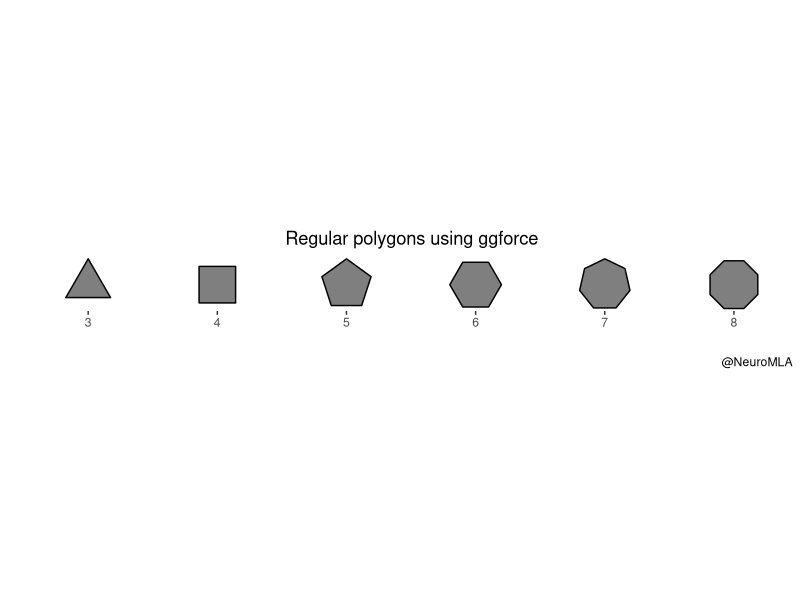
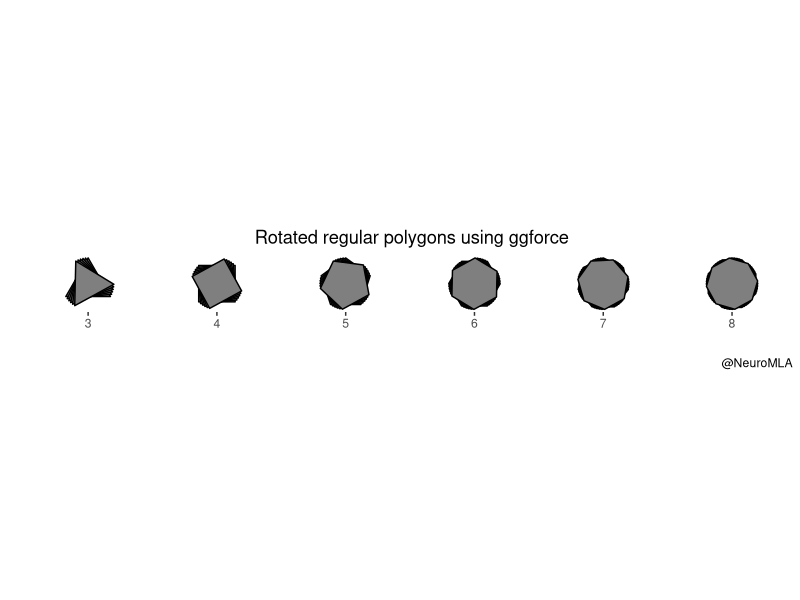
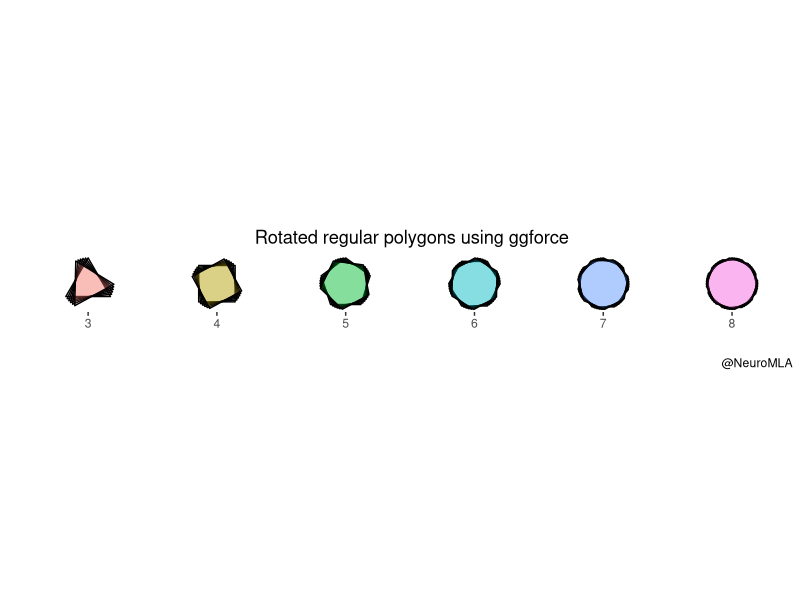
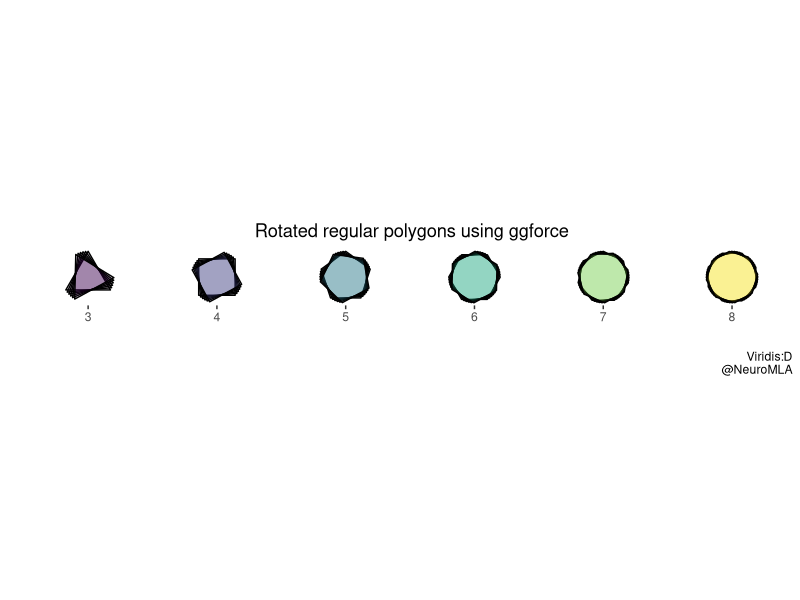
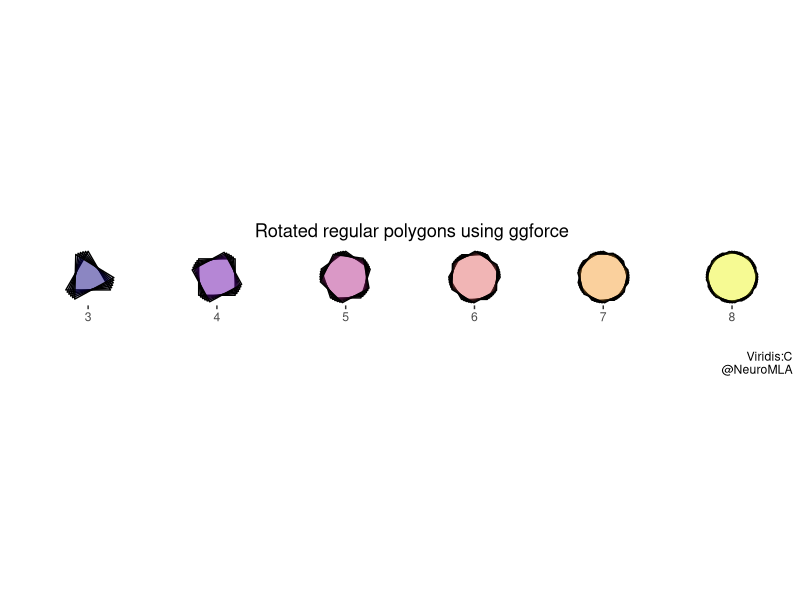
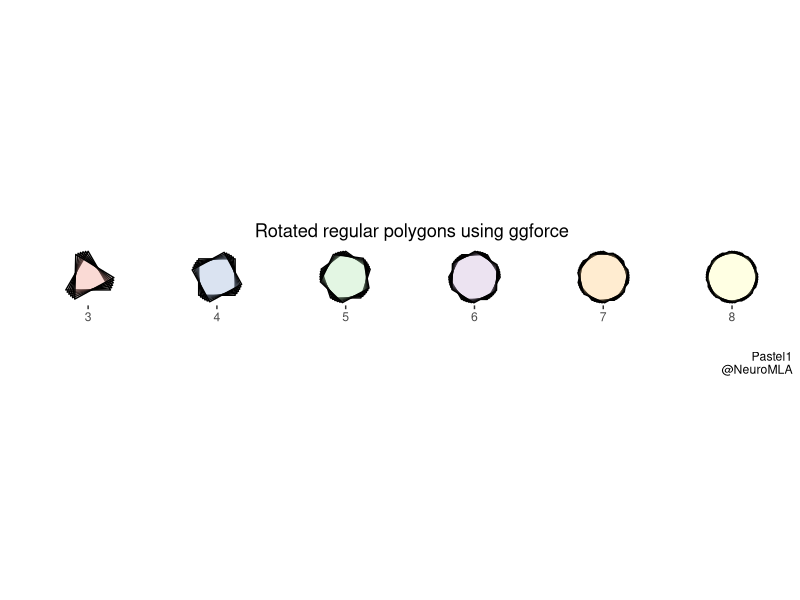
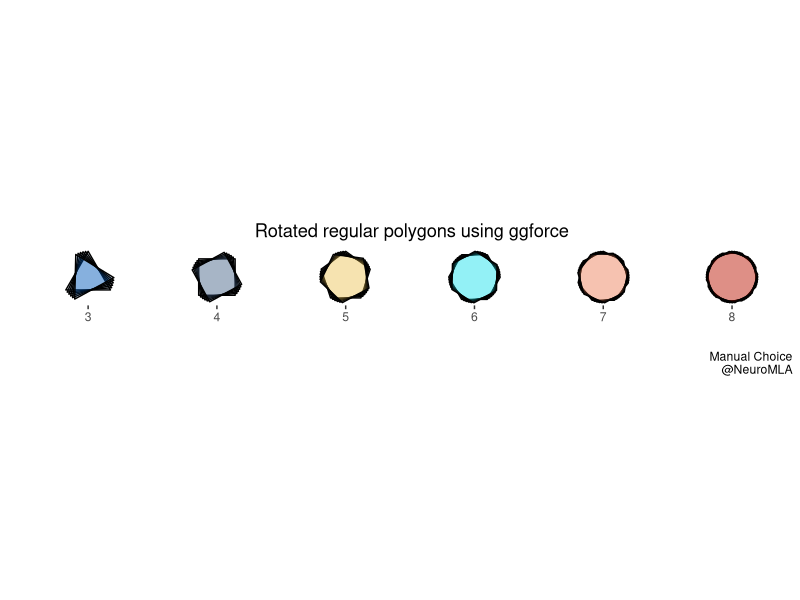

Here is the R script that generated these plots, in order:
## ---- chunk 1
#| label: show-shapes
#| message: false
#| warning: false
library(tidyverse)
library(ggforce)

df <- data.frame(
  x0=3:8,
  y0=1,
  r=0.2
)

ggplot(df)+
  geom_regon(aes(x0 = x0, y0 = y0,
                 r = r, sides= x0, angle = 0),
             fill="gray50", color="black")+
  coord_equal()+
  labs(title="Regular polygons using ggforce", 
       x="", y="",
       caption="@NeuroMLA")+
  theme(panel.background = element_blank(),
        axis.text.y = element_blank(),
        axis.ticks.y = element_blank(),
        plot.title = element_text(hjust=0.5))
## ---- chunk 2
#| label: rotations
df <- expand_grid(df, angle = seq(0, 0.5, 0.1))

 
ggplot(df)+
  # notice we use angle = angle now
  geom_regon(aes(x0=x0,y0=y0,r=r, sides=x0, angle=angle),
             fill="gray50", color="black")+
  coord_equal()+
  labs(title="Rotated regular polygons using ggforce", 
       x="", y="",
       caption="@NeuroMLA")+
  theme(panel.background = element_blank(),
        axis.text.y = element_blank(),
        axis.ticks.y = element_blank(), 
        plot.title = element_text(hjust=0.5))

## ---- chunk 3
#| label: color-tinkering
ggplot(df)+
  # notice we use angle = angle now and fil=factor(x0)
  geom_regon(aes(x0=x0,y0=y0,r=r, sides=x0, angle=angle,
                 fill=factor(x0)), 
             alpha=0.1, color="black")+
  coord_equal()+
  labs(title="Rotated regular polygons using ggforce", 
       x="", y="",
       caption="@NeuroMLA")+
  theme(panel.background = element_blank(),
        legend.position = "none",
        axis.text.y = element_blank(),
        axis.ticks.y = element_blank(),
        plot.title = element_text(hjust=0.5)) -> p

print(p)
## ---- chunk 4
#| label: palettes
#| echo: false

p + scale_fill_viridis_d() +
  labs(caption = "Viridis:D\n@NeuroMLA")
p + scale_fill_viridis_d(option="C") +
  labs(caption = "Viridis:C\n@NeuroMLA")
p + scale_fill_brewer(palette = "Pastel1") +
  labs(caption = "Pastel1\n@NeuroMLA")

random_colors <- c("#0958BD", "#4C678A", "#F2C461", "#24E9F0", "#F28461", "#BD1B09")
p + scale_fill_manual(values=random_colors) + labs(caption = "Manual Choice\n@NeuroMLA")

